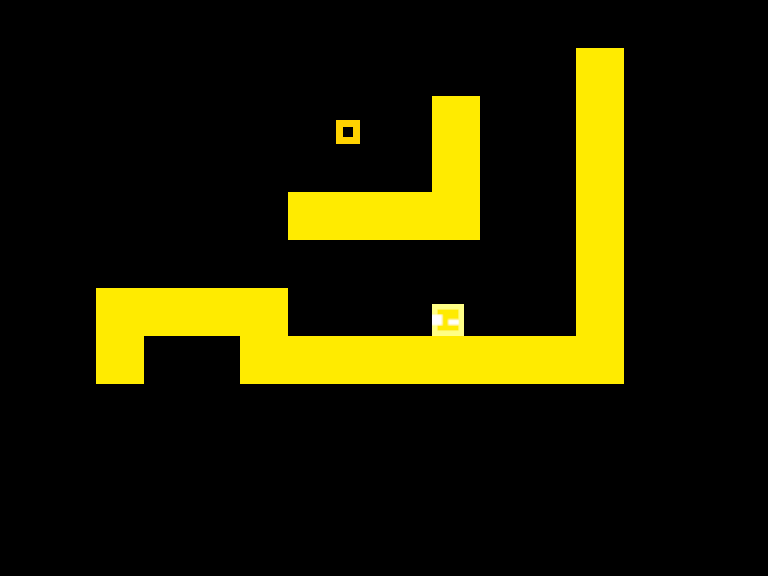

A 2D game scene composited from a Tiled map and its tileset images. What follows is a short description and the map's XML, with every tile layer's data as written:
An orthogonal 16x12 tile map with 48x48 px tiles, 4 tile layers (Platforms, Hidden, Goal, Spawn), 3 tilesets.

<map version="1.10" tiledversion="1.12.2-2-geb83ddb9" orientation="orthogonal" renderorder="right-down" width="16" height="12" tilewidth="48" tileheight="48" infinite="0" nextlayerid="5" nextobjectid="1">
 <editorsettings>
  <export target="level3.json" format="json" />
 </editorsettings>
 <tileset firstgid="1" source="floor48.tsx" />
 <tileset firstgid="2" source="Player.tsx" />
 <tileset firstgid="3" source="Goal.tsx" />
 <layer id="1" name="Platforms" width="16" height="12">
  <data encoding="csv">
0,0,0,0,0,0,0,0,0,0,0,0,0,0,0,0,
0,0,0,0,0,0,0,0,0,0,0,0,0,0,0,0,
0,0,0,0,0,0,0,0,0,0,0,0,0,0,0,0,
0,0,0,0,0,0,0,0,0,0,0,0,0,0,0,0,
0,0,0,0,0,0,0,0,0,0,0,0,0,0,0,0,
0,0,0,0,0,0,0,0,0,0,0,0,0,0,0,0,
0,0,0,0,0,0,0,0,0,0,0,0,0,0,0,0,
0,0,0,0,0,0,0,0,1,1,1,0,0,0,0,0,
0,0,0,0,0,0,0,0,0,0,0,0,0,0,0,0,
0,0,0,0,0,0,0,0,0,0,0,0,0,0,0,0,
0,0,0,0,0,0,0,0,0,0,0,0,0,0,0,0,
0,0,0,0,0,0,0,0,0,0,0,0,0,0,0,0
</data>
 </layer>
 <layer id="2" name="Hidden" width="16" height="12">
  <data encoding="csv">
0,0,0,0,0,0,0,0,0,0,0,0,0,0,0,0,
0,0,0,0,0,0,0,0,0,0,0,0,1,0,0,0,
0,0,0,0,0,0,0,0,0,1,0,0,1,0,0,0,
0,0,0,0,0,0,0,0,0,1,0,0,1,0,0,0,
0,0,0,0,0,0,1,1,1,1,0,0,1,0,0,0,
0,0,0,0,0,0,0,0,0,0,0,0,1,0,0,0,
0,0,1,1,1,1,0,0,0,0,0,0,1,0,0,0,
0,0,1,0,0,1,1,1,0,0,0,1,1,0,0,0,
0,0,0,0,0,0,0,0,0,0,0,0,0,0,0,0,
0,0,0,0,0,0,0,0,0,0,0,0,0,0,0,0,
0,0,0,0,0,0,0,0,0,0,0,0,0,0,0,0,
0,0,0,0,0,0,0,0,0,0,0,0,0,0,0,0
</data>
 </layer>
 <layer id="3" name="Goal" width="16" height="12">
  <data encoding="csv">
0,0,0,0,0,0,0,0,0,0,0,0,0,0,0,0,
0,0,0,0,0,0,0,0,0,0,0,0,0,0,0,0,
0,0,0,0,0,0,0,3,0,0,0,0,0,0,0,0,
0,0,0,0,0,0,0,0,0,0,0,0,0,0,0,0,
0,0,0,0,0,0,0,0,0,0,0,0,0,0,0,0,
0,0,0,0,0,0,0,0,0,0,0,0,0,0,0,0,
0,0,0,0,0,0,0,0,0,0,0,0,0,0,0,0,
0,0,0,0,0,0,0,0,0,0,0,0,0,0,0,0,
0,0,0,0,0,0,0,0,0,0,0,0,0,0,0,0,
0,0,0,0,0,0,0,0,0,0,0,0,0,0,0,0,
0,0,0,0,0,0,0,0,0,0,0,0,0,0,0,0,
0,0,0,0,0,0,0,0,0,0,0,0,0,0,0,0
</data>
 </layer>
 <layer id="4" name="Spawn" width="16" height="12">
  <data encoding="csv">
0,0,0,0,0,0,0,0,0,0,0,0,0,0,0,0,
0,0,0,0,0,0,0,0,0,0,0,0,0,0,0,0,
0,0,0,0,0,0,0,0,0,0,0,0,0,0,0,0,
0,0,0,0,0,0,0,0,0,0,0,0,0,0,0,0,
0,0,0,0,0,0,0,0,0,0,0,0,0,0,0,0,
0,0,0,0,0,0,0,0,0,0,0,0,0,0,0,0,
0,0,0,0,0,0,0,0,0,2,0,0,0,0,0,0,
0,0,0,0,0,0,0,0,0,0,0,0,0,0,0,0,
0,0,0,0,0,0,0,0,0,0,0,0,0,0,0,0,
0,0,0,0,0,0,0,0,0,0,0,0,0,0,0,0,
0,0,0,0,0,0,0,0,0,0,0,0,0,0,0,0,
0,0,0,0,0,0,0,0,0,0,0,0,0,0,0,0
</data>
 </layer>
</map>
